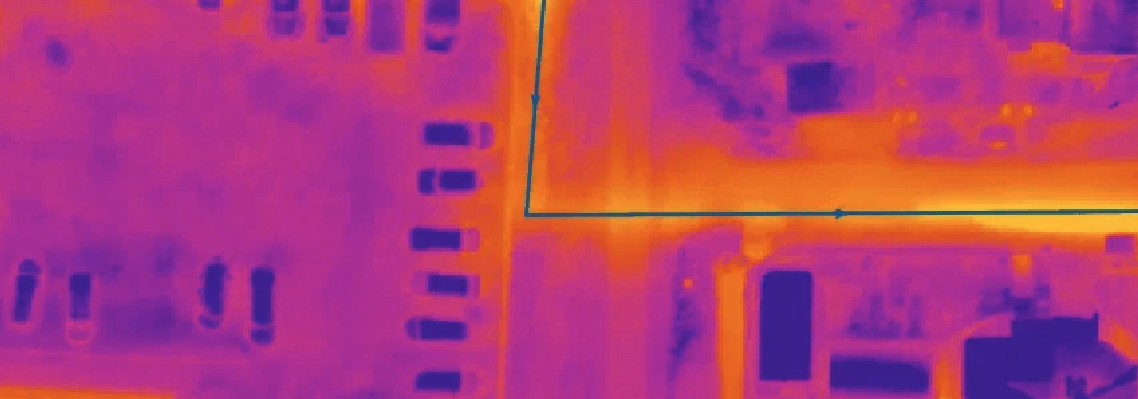
#> input picture screen.png, 1138 x 399 px
$ python main.py -i screen.png --x1 5 --y1 5 --x2 5 --y2 5
#> lines starting #> are read from the running program, lines starting #| are printed output that depends on the picture
import cv2
import numpy as np
from argparse import ArgumentParser


def process_num(n, border):
    if n < 0:
        return 0
    if n > border:
        return border-1
    return round(n)


def bias(x1, y1, x2, y2, b=1):
    global height
    global width

    nx = (y2-y1)/(((x1-x2)**2+(y1-y2)**2)**0.5)
    ny = (x1-x2)/(((x1-x2)**2+(y1-y2)**2)**0.5)
    return process_num(x1 + nx*b, width), process_num(y1 + ny*b, height), \
           process_num(x2 + nx*b, width), process_num(y2 + ny*b, height)


def isInQuatrefoil(x, y, x1, y1, x2, y2, x3, y3):
    d = (x3 - x2) * (y1 - y2) - (x1 - x2) * (y3 - y2)
    return 0 <= (y1 - y2) * (x - x2) - (x1 - x2) * (y - y2) and \
                (y1 - y2) * (x - x2) - (x1 - x2) * (y - y2) <= d and \
           0 <= (x3 - x2) * (y - y2) - (y3 - y2) * (x - x2) and \
                (x3 - x2) * (y - y2) - (y3 - y2) * (x - x2) <= d


if __name__ == "__main__":
    parser = ArgumentParser()
    parser.add_argument('--image', '-i', type=str, help='Path to image', required=True)
    parser.add_argument('--x1', type=int, help='X1 coordinate of pipe', required=True)
    parser.add_argument('--y1', type=int, help='Y1 coordinate of pipe', required=True)
    parser.add_argument('--x2', type=int, help='X2 coordinate of pipe', required=True)
    parser.add_argument('--y2', type=int, help='Y2 coordinate of pipe', required=True)
    args = vars(parser.parse_args())

    img = cv2.imread(args['image'])
#> img is the input picture: shape (399, 1138, 3); mean B, G, R 118, 58.9, 177.7
    gray = cv2.cvtColor(img, cv2.COLOR_BGR2GRAY)
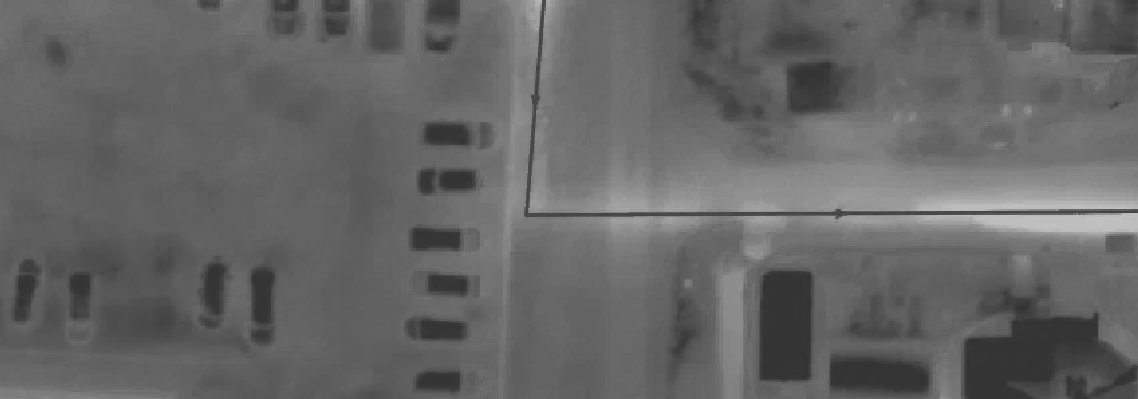
#> gray: shape (399, 1138); min 49, max 196, mean 101.1

    height, width = gray.shape
#> height = 399; width = 1138
    x1, y1 = args['x1'], args['y1']#524, 215
    x2, y2 = args['x2'], args['y2']#545, 0
    lesser_bias, bigger_bias = 20, 100

    # PIPE
    pipe_x1_pos, pipe_y1_pos, pipe_x2_pos, pipe_y2_pos = bias(x1, y1, x2, y2, lesser_bias)
#> (the run stopped early here; a loop or call above may not have finished)
